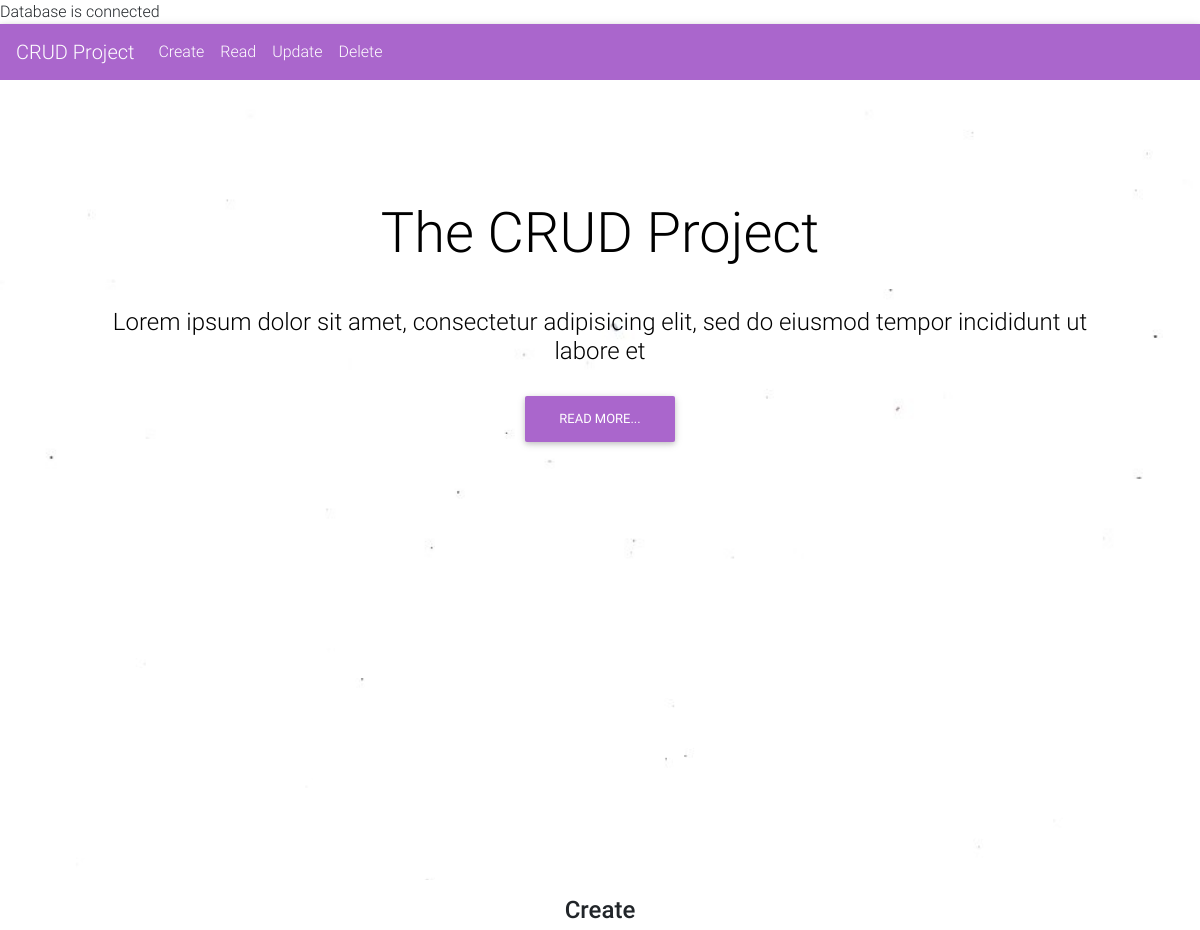
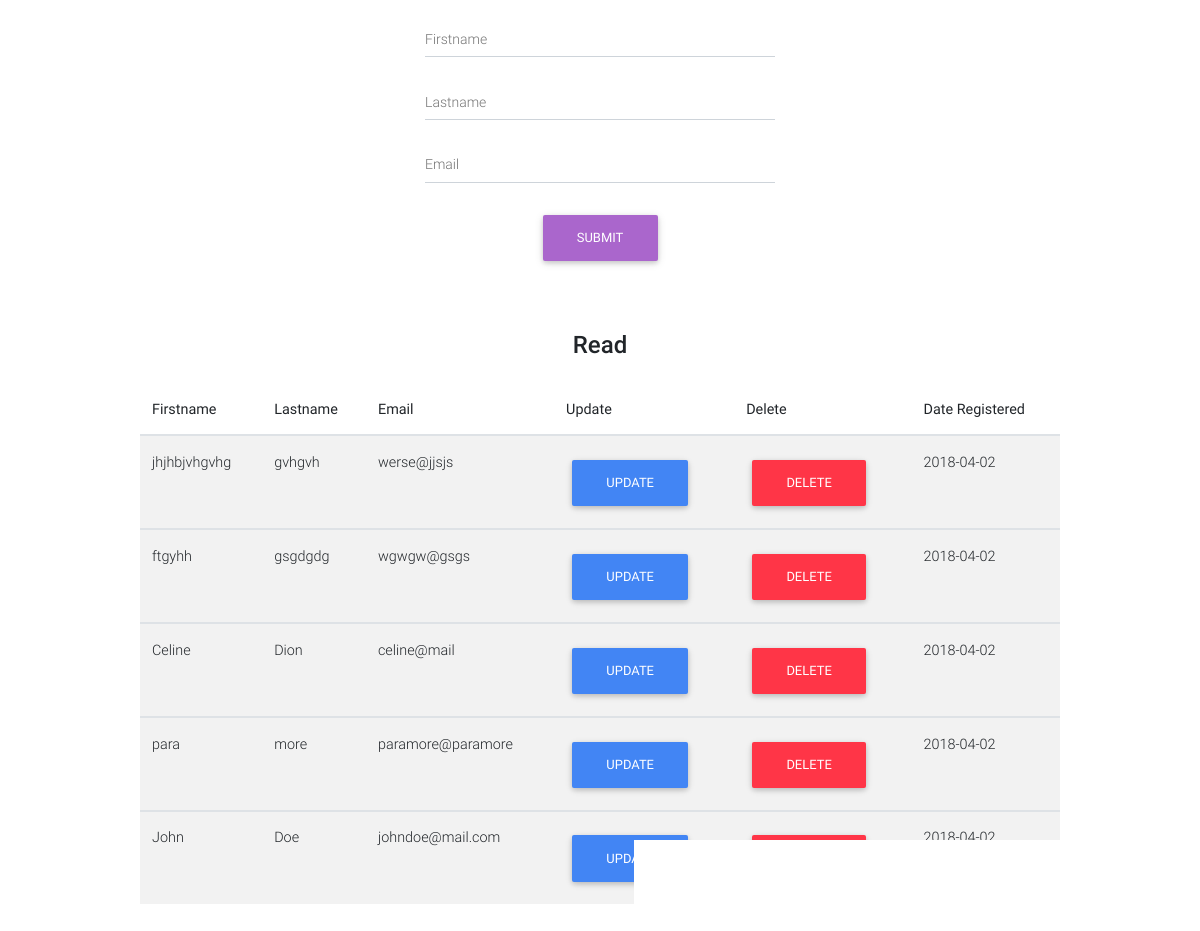
The page / on the database its author committed (2 pictures, top to bottom).
### tables this page shows
CREATE TABLE `users` (
  `id` int(254) NOT NULL,
  `firstname` varchar(254) NOT NULL,
  `lastname` varchar(254) NOT NULL,
  `email` varchar(254) NOT NULL,
  `date_created` date NOT NULL
);

### index.php (the view, shortened to what this page needs)
<?php require ('includes/header.php'); ?>
<body>
    <header>
<nav class="navbar navbar-expand-lg navbar-dark secondary-color">
    <a class="navbar-brand" href="index.php">CRUD Project</a>
    <div class="collapse navbar-collapse" id="basicExampleNav">
        <ul class="navbar-nav mr-auto">
            <li class="nav-item ">
                <a class="nav-link" href="#create">Create
                </a>
            </li>
            <li class="nav-item ">
                <a class="nav-link" href="#read">Read
                </a>
            </li>
            <li class="nav-item ">
                <a class="nav-link" href="#update">Update
                </a>
            </li>
            <li class="nav-item ">
                <a class="nav-link" href="#delete">Delete
                </a>
            </li>
        </ul>
</nav>
    <div class="view" id="intro">
    <div class="container-fluid mask flex-center rgba-white-light d-flex align-items-center justify-content-center"> </div>
    <br><br> <br><br><br>
    <div class="row d-flex justify-content-center">
        <div class="col-md-10 text-center">
 <h5 class="display-4 black-text mb-2">The CRUD Project</h5>
    <hr class="hr-light">
    <h4 class="black-text my-4">Lorem ipsum dolor sit amet, consectetur adipisicing elit, sed do eiusmod
    tempor incididunt ut labore et</h4>
    <button type="button" class="btn btn-secondary">Read More...</button>
        </div>
    </div>
</div>
    </header>
<br> <br> <br>
    <main>
        <div class="container">
            <section id="create" class="text-center">
                <div class="row">
                    <div class="offset-md-4 col-md-4">
                        <form method="post" action="">
                           <p class="h4 text-center mb-4">Create</p>
                            <div class="md-form form-sm">
                                <input type="text" class="form-control" name="firstname" id="firstname">
                                <label for="firstname">Firstname</label>
                            </div>
                            <div class="md-form form-sm">
                                <input type="text" name="lastname" id="lastname" class="form-control">
                                <label for="lastname">Lastname</label>
                            </div>
                            <div class="md-form form-sm">
                                <input type="email" name="email" id="email" class="form-control">
                                <label for="email">Email</label>
                            </div>
                    <button type="button" class="btn btn-secondary mt-4" data-toggle="modal" data-target="#submitModal">
                        Submit
                    </button>
                        </form>
                    </div>
                </div>
            </section>
             <section id="read" class="text-center mt-5">
                <div class="row">
                    <div class="offset-1 col-md-10">
                        <p class="h4 text-center mb-4">Read</p>
                        <table class="table table-hover mt-4 table-striped">
                            <thead>
                                <tr>
                                    <th>Firstname</th>
                                    <th>Lastname</th>
                                    <th>Email</th>
                                    <th>Update</th>
                                    <th>Delete</th>
                                    <th>Date Registered</th>
                                </tr>
                            </thead>
 <?php
        $read = "SELECT * FROM users ORDER BY id DESC LIMIT 5";
        $read_query = mysqli_query($connection,$read);
        while( $readresults = mysqli_fetch_array($read_query)) {
            $firstname = $readresults['firstname'];
            $lastname = $readresults['lastname'];
            $email = $readresults['email'];
            $date = $readresults['date_created']
                     ?>
                            <tbody>
                                <tr>
                                    <td> <?php echo $firstname; ?></td>
                                    <td><?php echo $lastname ?></td>
                                    <td><?php echo $email ?></td>
                                    <td> <button class="btn btn-primary" data-toggle="modal" data-target="#updateModal">Update</button></td>
                                    <td><button class="btn btn-danger" data-toggle="modal" data-target="#deleteModal">Delete</button></td>
                                    <td><?php echo "$date"; ?></td>
                                </tr>
                                 <?php } ?>
                            </tbody>
                        </table>
                    </div>
                </div>
            </section>
        </div>
    </main>
<br> <br> <br>
</body>
</html>

### includes/header.php (shortened to what this page needs)
<!DOCTYPE html>
<html lang="en">
<head>
    <link rel="stylesheet" href="https://maxcdn.bootstrapcdn.com/font-awesome/4.7.0/css/font-awesome.min.css">
    <link href="css/bootstrap.min.css" rel="stylesheet">
    <link href="css/mdb.min.css" rel="stylesheet">
    <link href="css/style.css" rel="stylesheet">
</head>

### css/style.css (style rules this page uses)
html, header, body, #intro { height: 100%; }
#intro { background: url('../img/bg.jpg') no-repeat center fixed; background-size: cover; }

### rows shown on the page
users: firstname "jhjhbjvhgvhg", lastname "gvhgvh", email "werse@jjsjs", date_created "2018-04-02"
users: firstname "ftgyhh", lastname "gsgdgdg", email "wgwgw@gsgs", date_created "2018-04-02"
users: firstname "Celine", lastname "Dion", email "celine@mail", date_created "2018-04-02"
users: firstname "para", lastname "more", email "paramore@paramore", date_created "2018-04-02"
users: firstname "John", lastname "Doe", email "johndoe@mail.com", date_created "2018-04-02"
